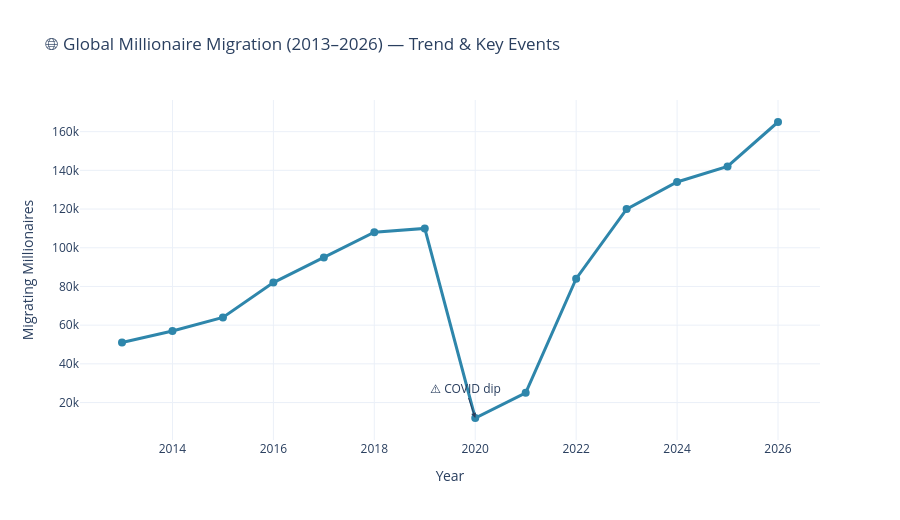

The cell this chart's notebook holds for it:
### Markdown cell above
## 🎨 UX Note — Visual Palette & Storytelling
- Using **clean minimal templates** (`plotly_white`) + **Viridis** and **Diverging** color scales for intuitive interpretation.  
- Emojis mark sections and signals (✅ positive, ⚠️ caution, 🔮 forecast).  
- Visuals highlight key insights and are annotated for readability.

### Code cell
# ========== Global Trend — Enhanced Interactive Chart ==========
fig = px.line(
    df_year, x='year', y='migrating_millionaires',
    title='🌐 Global Millionaire Migration (2013–2026) — Trend & Key Events',
    markers=True, labels={'year':'Year','migrating_millionaires':'Migrating Millionaires'},
)
fig.update_traces(line=dict(color='#2E86AB', width=3), marker=dict(size=8))
# annotate COVID dip
if 2020 in df_year['year'].values:
    covid_val = df_year.loc[df_year['year']==2020, 'migrating_millionaires'].values[0]
    fig.add_annotation(x=2020, y=covid_val, text='⚠️ COVID dip', showarrow=True, arrowhead=2)
fig.update_layout(height=520)
fig.show()

### Figure 1 — Plotly figure (JSON) as saved in the notebook; plotly's stock layout.template omitted (floating-point values rounded to 4 significant figures)
{"data": [{"hovertemplate": "Year=%{x}<br>Migrating Millionaires=%{y}<extra></extra>", "legendgroup": "", "line": {"color": "#2E86AB", "dash": "solid", "width": 3}, "marker": {"size": 8, "symbol": "circle"}, "mode": "lines+markers", "name": "", "orientation": "v", "showlegend": false, "type": "scatter", "x": [2013, 2014, 2015, 2016, 2017, 2018, 2019, 2020, 2021, 2022, 2023, 2024, 2025, 2026], "xaxis": "x", "y": [51000, 57000, 64000, 82000, 95000, 108000, 110000, 12000, 25000, 84000, 120000, 134000, 142000, 165000], "yaxis": "y"}], "layout": {"annotations": [{"arrowhead": 2, "showarrow": true, "text": "⚠️ COVID dip", "x": 2020, "y": 12000}], "height": 520, "legend": {"tracegroupgap": 0}, "title": {"text": "🌐 Global Millionaire Migration (2013–2026) — Trend & Key Events"}, "xaxis": {"anchor": "y", "domain": [0, 1], "title": {"text": "Year"}}, "yaxis": {"anchor": "x", "domain": [0, 1], "title": {"text": "Migrating Millionaires"}}}}
